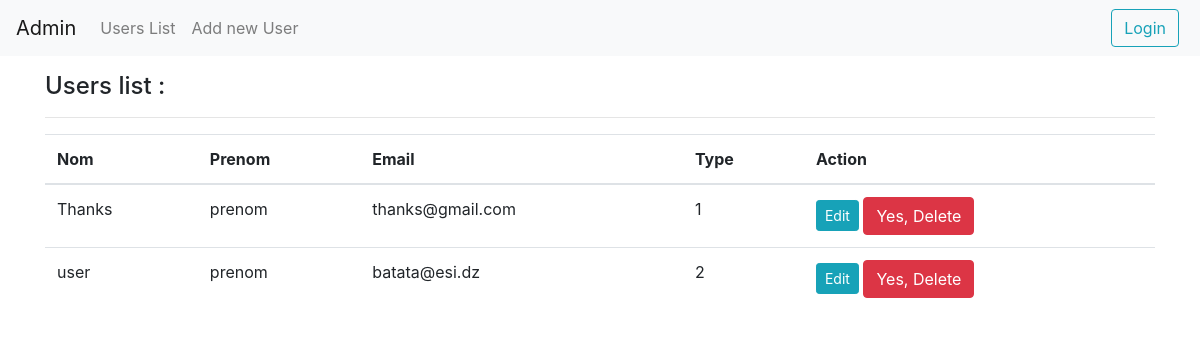
Page /show_users on the earlier database version.
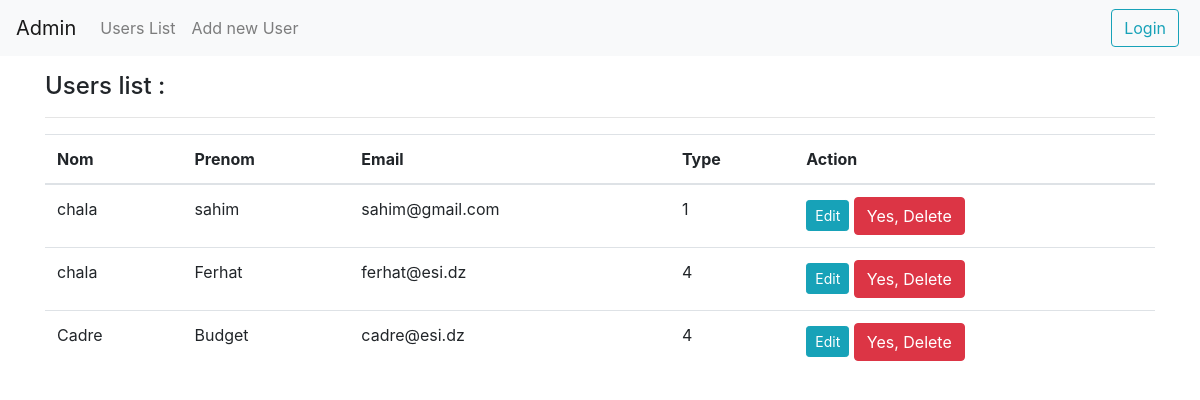
Same page on the later database version.
### app/models.py (models this page shows, shortened)
class Profile(models.Model):
    user = models.OneToOneField("User", on_delete=models.CASCADE)
    dep = models.CharField(max_length=50)
    age = models.IntegerField()

class User(AbstractUser):
    USER_TYPE_CHOICES = (
      (1, 'content_admin'),
      (2, 'sous_dir'),
      (3, 'chef_dep'),
      (4, 'cadre'),
      )
    class Meta:
        db_table = 'auth_user'
    objects = MyUserManager()
    username = None
    Nom = models.CharField(max_length=50, default="user")
    prenom = models.CharField(max_length=50, default="prenom")
    email = models.EmailField('email address', unique=True)
    telephone = models.CharField(max_length=255, default="tel")
    adresse = models.CharField(max_length=255, default="adresse")
    user_type = models.PositiveSmallIntegerField(choices=USER_TYPE_CHOICES)
    USERNAME_FIELD = 'email'
    REQUIRED_FIELDS = ['Nom', 'prenom', 'telephone', 'adresse', 'user_type']

### app/views.py (the view)
# urls.py: path('show_users', views.showUsers, name="show_users"),
def showUsers(request):
	user = Profile.objects.all()
	return render(request, "show_users.html" , {'user' : user})

### app/templates/show_users.html
{% extends 'base.html' %}
{% block content %}
<div class="container mt-3">
    <h4>Users list :  </h4>
    <hr>
    <table class="table">
        <thead>
            <tr>
                <th>Nom</th>
                <th>Prenom</th>
                <th>Email</th>
                <th>Type</th>
                <th>Action</th>
            </tr>
        </thead>
        <tbody>
            {% for p in user %}
            <tr>
                <td> {{p.user.Nom}}</td>
                <td> {{p.user.prenom}} </td>
                <td> {{p.user.email}} </td>
                <td> {{p.user.user_type}}</td>
                <td>
                    <a href="update/{{p.id}}" class="btn btn-sm btn-info">Edit</a>
                    <a href="delete/{{u.id}}" class="btn btn-danger">Yes, Delete</a>
                </td>
            </tr>
            {% endfor %}
        </tbody>
    </table>
</div>
{% endblock content %}

### app/templates/base.html (shortened to what this page needs)
<!doctype html>
<html lang="en">
  <head>
    <link rel="stylesheet" href="https://cdn.jsdelivr.net/npm/bootstrap@4.6.1/dist/css/bootstrap.min.css">
  </head>
  <body>
    {% load crispy_forms_tags %}
    <nav class="navbar navbar-expand-lg navbar-light bg-light">
      <a class="navbar-brand" href="#">Admin</a>
      <div class="collapse navbar-collapse" id="navbarSupportedContent">
        <ul class="navbar-nav mr-auto">
          <li class="nav-item ">
            <a class="nav-link" href="{% url 'show_users' %}">Users List <span class="sr-only">(current)</span></a>
          </li>
          <li class="nav-item ">
            <a class="nav-link" href="{% url 'register' %}">Add new User <span class="sr-only">(current)</span></a>
          </li>
        </ul>
        <form class="form-inline my-2 my-lg-0">
          {% if user.is_authenticated %}
          <a href="{% url 'logout' %}" class="btn btn-outline-primary my-2 my-sm-0">Logout</a>
          {% else %}
          <a href="{% url 'login' %}" class="btn btn-outline-info my-2 my-sm-0" style="margin-right: 5px;">Login</a>
          {% endif %}
        </form>
      </div>
    </nav>
    {% block content %}
    {% endblock content %}
  </body>
</html>

Differences in the rows shown:
removed Profile: user.Nom "Thanks", user.prenom "prenom", user.email "thanks@gmail.com", user.user_type "1"
removed Profile: user.Nom "user", user.prenom "prenom", user.email "batata@esi.dz", user.user_type "2"
added Profile: user.Nom "chala", user.prenom "sahim", user.email "sahim@gmail.com", user.user_type "1"
added Profile: user.Nom "chala", user.prenom "Ferhat", user.email "ferhat@esi.dz", user.user_type "4"
added Profile: user.Nom "Cadre", user.prenom "Budget", user.email "cadre@esi.dz", user.user_type "4"
